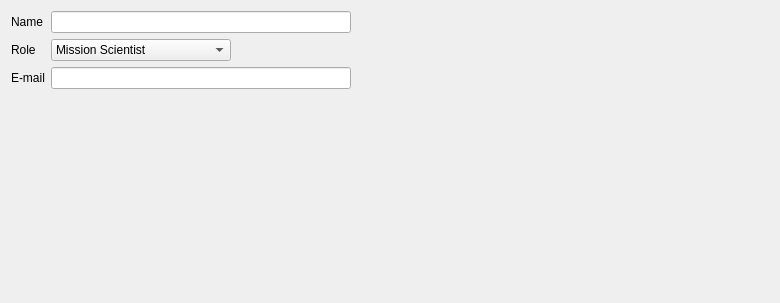
          <widget class="QWidget" name="page_2">
           <property name="geometry">
            <rect>
             <x>0</x>
             <y>0</y>
             <width>780</width>
             <height>303</height>
            </rect>
           </property>
           <attribute name="label">
            <string>Contact Information</string>
           </attribute>
           <layout class="QGridLayout" name="gridLayout_3">
            <item row="0" column="0">
             <layout class="QFormLayout" name="formLayout_3">
              <property name="fieldGrowthPolicy">
               <enum>QFormLayout::ExpandingFieldsGrow</enum>
              </property>
              <item row="0" column="0">
               <widget class="QLabel" name="label">
                <property name="text">
                 <string>Name</string>
                </property>
               </widget>
              </item>
              <item row="0" column="1">
               <widget class="QLineEdit" name="contactNameLine">
                <property name="minimumSize">
                 <size>
                  <width>300</width>
                  <height>0</height>
                 </size>
                </property>
                <property name="maximumSize">
                 <size>
                  <width>300</width>
                  <height>16777215</height>
                 </size>
                </property>
               </widget>
              </item>
              <item row="1" column="0">
               <widget class="QLabel" name="label_10">
                <property name="text">
                 <string>Role</string>
                </property>
               </widget>
              </item>
              <item row="2" column="0">
               <widget class="QLabel" name="label_11">
                <property name="text">
                 <string>E-mail</string>
                </property>
               </widget>
              </item>
              <item row="2" column="1">
               <widget class="QLineEdit" name="contactEmailLine">
                <property name="sizePolicy">
                 <sizepolicy hsizetype="Expanding" vsizetype="Fixed">
                  <horstretch>0</horstretch>
                  <verstretch>0</verstretch>
                 </sizepolicy>
                </property>
                <property name="minimumSize">
                 <size>
                  <width>300</width>
                  <height>0</height>
                 </size>
                </property>
                <property name="maximumSize">
                 <size>
                  <width>300</width>
                  <height>16777215</height>
                 </size>
                </property>
               </widget>
              </item>
              <item row="1" column="1">
               <widget class="QComboBox" name="contactRoleBox">
                <property name="minimumSize">
                 <size>
                  <width>180</width>
                  <height>0</height>
                 </size>
                </property>
                <item>
                 <property name="text">
                  <string>Mission Scientist</string>
                 </property>
                </item>
                <item>
                 <property name="text">
                  <string>Flight Manager</string>
                 </property>
                </item>
                <item>
                 <property name="text">
                  <string>Scientist</string>
                 </property>
                </item>
                <item>
                 <property name="text">
                  <string>Pilot</string>
                 </property>
                </item>
                <item>
                 <property name="text">
                  <string>Other</string>
                 </property>
                </item>
               </widget>
              </item>
             </layout>
            </item>
           </layout>
          </widget>
